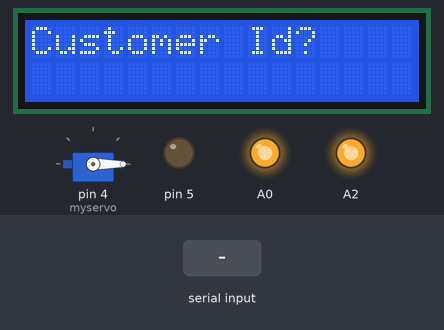
This sketch was run on a simulated Arduino Leonardo, built with avr-gcc and run on an emulated ATmega32U4. Parts: 16×2 character LCD, servo, output pins drawn as LEDs (lit = HIGH). The test bench sets the inputs (shaded band). What the sketch prints to the serial monitor is not drawn.

Above: at 2.2 s.
2.3 s: "B" received over Serial
At 3.5 s:
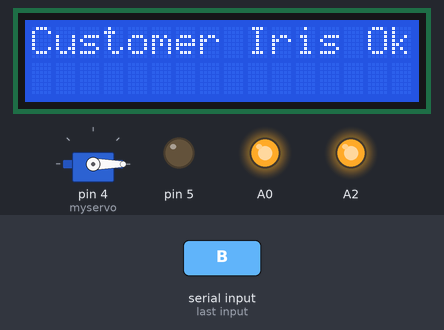
At 5.1 s:
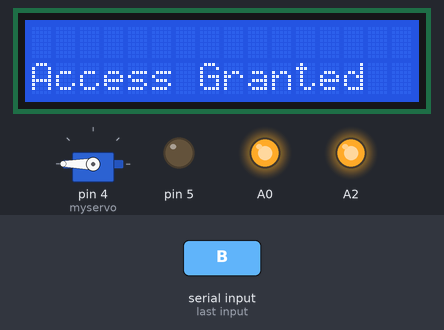
5.3 s: "A" received over Serial
At 8.2 s:
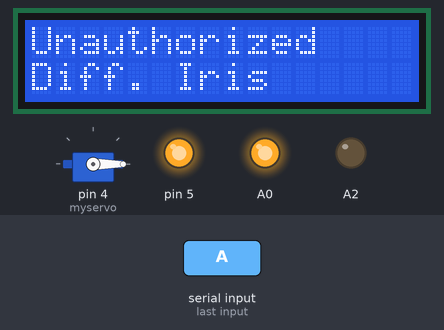
Timing chart, 0 to 11.0 s (numbered marks = the images above; inputs shaded):
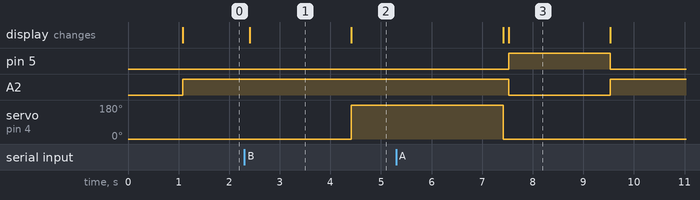

The sketch:

fingerprint_otp_nano_iris.ino
```cpp
int x=0, y=0;
#include <Adafruit_Fingerprint.h>
#include <SoftwareSerial.h>

#include <Servo.h>
int sem = 0;
Servo myservo;  // create servo object to control a servo
// twelve servo objects can be created on most boards

int pos = 0;    // variable to store the servo position

int getFingerprintIDez();

// pin #2 is IN from sensor (GREEN wire)
// pin #3 is OUT from arduino  (WHITE wire)
SoftwareSerial mySerial(2, 3);
Adafruit_Fingerprint finger = Adafruit_Fingerprint(&mySerial);
// include the library code:
#include <LiquidCrystal.h>

// initialize the library with the numbers of the interface pins
LiquidCrystal lcd(7, 8, 9, 10, 11, 12);

// On Leonardo/Micro or others with hardware serial, use those! #0 is green wire, #1 is white
//Adafruit_Fingerprint finger = Adafruit_Fingerprint(&Serial1);

void setup()
{
  lcd.begin(16, 2);
  lcd.setCursor(0, 0);
   lcd.print("Fingerprint:");
  while (!Serial);  // For Yun/Leo/Micro/Zero/...
   myservo.attach(4);  // attaches the servo on pin 9 to the servo object
    myservo.write(0);
  Serial.begin(9600);
  Serial.println("finger detect test");
pinMode(5, OUTPUT);
digitalWrite(5,LOW);
  // set the data rate for the sensor serial port
  finger.begin(57600);

  if (finger.verifyPassword()) {
   Serial.println("Found fingerprint sensor!");
  } else {
    Serial.println("Did not find fingerprint sensor :(");
   while (1);
  }
  Serial.println("Waiting for valid finger...");
  lcd.clear();
  lcd.setCursor(0, 0);
   lcd.print("Customer Id?");
   pinMode(A1, INPUT);
   pinMode(A0, OUTPUT);
   digitalWrite(A1, HIGH);
   digitalWrite(A0, HIGH);
    pinMode(A2, OUTPUT);
   digitalWrite(A2, HIGH);
     pinMode(A3, INPUT);
   pinMode(A5, INPUT);
   digitalWrite(A3, HIGH);
   digitalWrite(A5, HIGH);
}

void loop()                     // run over and over again
{
  //Serial.println(digitalRead(A3));
  if(Serial.available()>0)
  {
    char r = Serial.read();

    if(r=='B' )
    {

      lcd.setCursor(0, 0);
   lcd.print("Customer Iris Ok    ");
   delay(2000);
   lcd.setCursor(0, 0);
   lcd.print("                   ");
   lcd.setCursor(0, 1);
   lcd.print("Access Granted   ");
    Serial.println("servo");
    sem = 0;

    myservo.write(180);              // tell servo to go to position in variable 'pos'
  delay(3000);
  myservo.write(0);
  lcd.setCursor(0, 1);
   lcd.print("              ");
  lcd.setCursor(0, 0);
   lcd.print("Customer Id?       ");
    }

      if(r=='A')
    {

      digitalWrite(5,HIGH);
      lcd.setCursor(0, 0);
   lcd.print("Unauthorized     ");
    lcd.setCursor(0, 1);
   lcd.print("Diff. Iris  ");
   digitalWrite(A2, LOW);
   delay(2000);
    digitalWrite(A2, HIGH);
   digitalWrite(5,LOW);
   lcd.clear();
   lcd.setCursor(0, 0);
   lcd.print("Press Reset!  ");
    }

  }
  getFingerprintID();
  delay(50);            //don't ned to run this at full speed.
}

uint8_t getFingerprintID() {
  uint8_t p = finger.getImage();
  switch (p) {
    case FINGERPRINT_OK:
    //  Serial.println("Image taken");
      break;
    case FINGERPRINT_NOFINGER:
   //   Serial.println("No finger detected");
      return p;
    case FINGERPRINT_PACKETRECIEVEERR:
    //  Serial.println("Communication error");
      return p;
    case FINGERPRINT_IMAGEFAIL:
    //  Serial.println("Imaging error");
      return p;
    default:
     // Serial.println("Unknown error");
      return p;
  }

  // OK success!

  p = finger.image2Tz();
  switch (p) {
    case FINGERPRINT_OK:
   //   Serial.println("Image converted");
      break;
    case FINGERPRINT_IMAGEMESS:
  //   Serial.println("Image too messy");
      return p;
    case FINGERPRINT_PACKETRECIEVEERR:
     // Serial.println("Communication error");
      return p;
    case FINGERPRINT_FEATUREFAIL:
    //  Serial.println("Could not find fingerprint features");
      return p;
    case FINGERPRINT_INVALIDIMAGE:
     // Serial.println("Could not find fingerprint features");
      return p;
    default:
    //  Serial.println("Unknown error");
      return p;
  }

  // OK converted!
  p = finger.fingerFastSearch();
  if (p == FINGERPRINT_OK) {
    Serial.println("Found a print match!");

   // Serial.write('A');
  } else if (p == FINGERPRINT_PACKETRECIEVEERR) {
    //Serial.println("Communication error");
     Serial.write('B');
    return p;
  } else if (p == FINGERPRINT_NOTFOUND) {
    Serial.println("Did not find a match");
    // Serial.write('C');
    return p;
  } else {
  //  Serial.println("Unknown error");
     Serial.write('D');
    return p;
  }

  // found a match!
  Serial.print("Found ID #"); Serial.print(finger.fingerID);
  Serial.print(" with confidence of "); Serial.println(finger.confidence);

  if(finger.fingerID == 6)
  {
   digitalWrite(5,HIGH);
      lcd.setCursor(0, 0);
   lcd.print("Unauthorized ");

   digitalWrite(A2, LOW);
   delay(2000);
    digitalWrite(A2, HIGH);
   digitalWrite(5,LOW);
   lcd.clear();
   lcd.setCursor(0, 0);
   lcd.print("Press Reset!  ");
  }
   if((finger.fingerID == 2 || finger.fingerID == 3 || finger.fingerID == 8 || finger.fingerID == 4) && sem == 0)
  {
    sem++;
     lcd.setCursor(0, 0);
   lcd.print("sending otp  ");
   digitalWrite(A0, LOW);
   digitalWrite(A2, LOW);
   delay(2000);
   digitalWrite(A0, HIGH);
    digitalWrite(A2, HIGH);
   lcd.setCursor(0, 0);
   lcd.print("enter otp   ");
      delay(2000);
   while(digitalRead(A1)==1 );

      lcd.setCursor(0, 0);
   lcd.print("Customer Ok    ");
   delay(2000);
   lcd.setCursor(0, 0);
   lcd.print("            ");
  }
  if(sem == 1)
  {

   lcd.setCursor(0, 1);
   lcd.print("Access Granted  ");
    Serial.println("servo");
    sem = 0;

    myservo.write(180);              // tell servo to go to position in variable 'pos'
  delay(3000);
  myservo.write(0);
  lcd.setCursor(0, 1);
   lcd.print("              ");
  lcd.setCursor(0, 0);
   lcd.print("Customer Id?");
  }
}
```

Measured:
- after the input at 2.3 s, servo on pin 4 (myservo): 0° → 180° after 2.1 s; the display: changes after 0.10 s (image 1)
- after the input at 5.3 s, pin 5: LOW → HIGH after 2.2 s, → LOW 2.0 s later; A2: HIGH → LOW after 2.2 s, → HIGH 2.0 s later; the display: first differs from a run without the input after 2.2 s (image 3)
- what the display in image 1 shows lasts 2.0 s, from 2.4 s to 4.4 s
